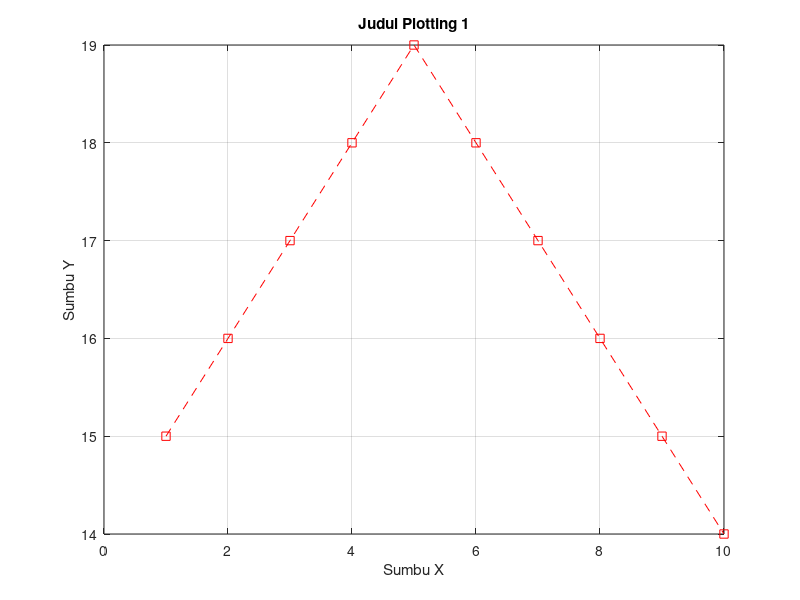

Source code (MATLAB):
x = 1:10;
y = [15 16 17 18 19 18 17 16 15 14];
plot(x, y, 'r--s')
xlabel('Sumbu X'), ylabel('Sumbu Y')
title('Judul Plotting 1')
grid on